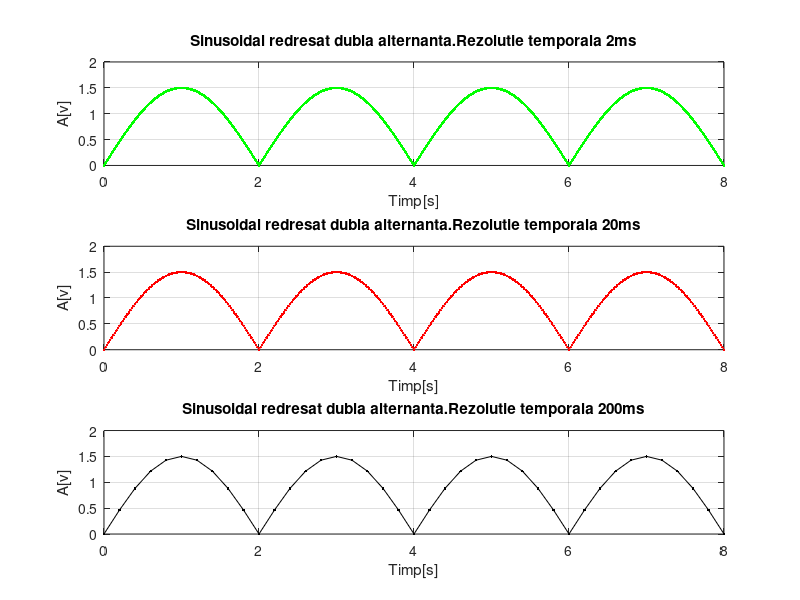

Reproduce this figure in MATLAB.
%Semnal sinusoidal redresat dubl? alternanta
%Perioada semnalului sinusoidal neredresat: 4 s;
%Amplitudine: 1.5;
t = 0:0.002:8;
s=1.5*abs( sin(2*pi*t*1/4) );
subplot(3,1,1)
plot(t,s,'-g.'),grid
title('Sinusoidal redresat dubla alternanta.Rezolutie temporala 2ms')
xlabel('Timp[s]')
ylabel('A[v]')
t = 0:0.02:8;
s=1.5*abs( sin(2*pi*t*1/4) );
subplot(3,1,2)
plot(t,s,'-r.'),grid
title('Sinusoidal redresat dubla alternanta.Rezolutie temporala 20ms')
xlabel('Timp[s]')
ylabel('A[v]')
t = 0:0.2:8;
s=1.5*abs( sin(2*pi*t*1/4) );
subplot(3,1,3)
plot(t,s,'-k.'),grid
title('Sinusoidal redresat dubla alternanta.Rezolutie temporala 200ms')
xlabel('Timp[s]')
ylabel('A[v]')